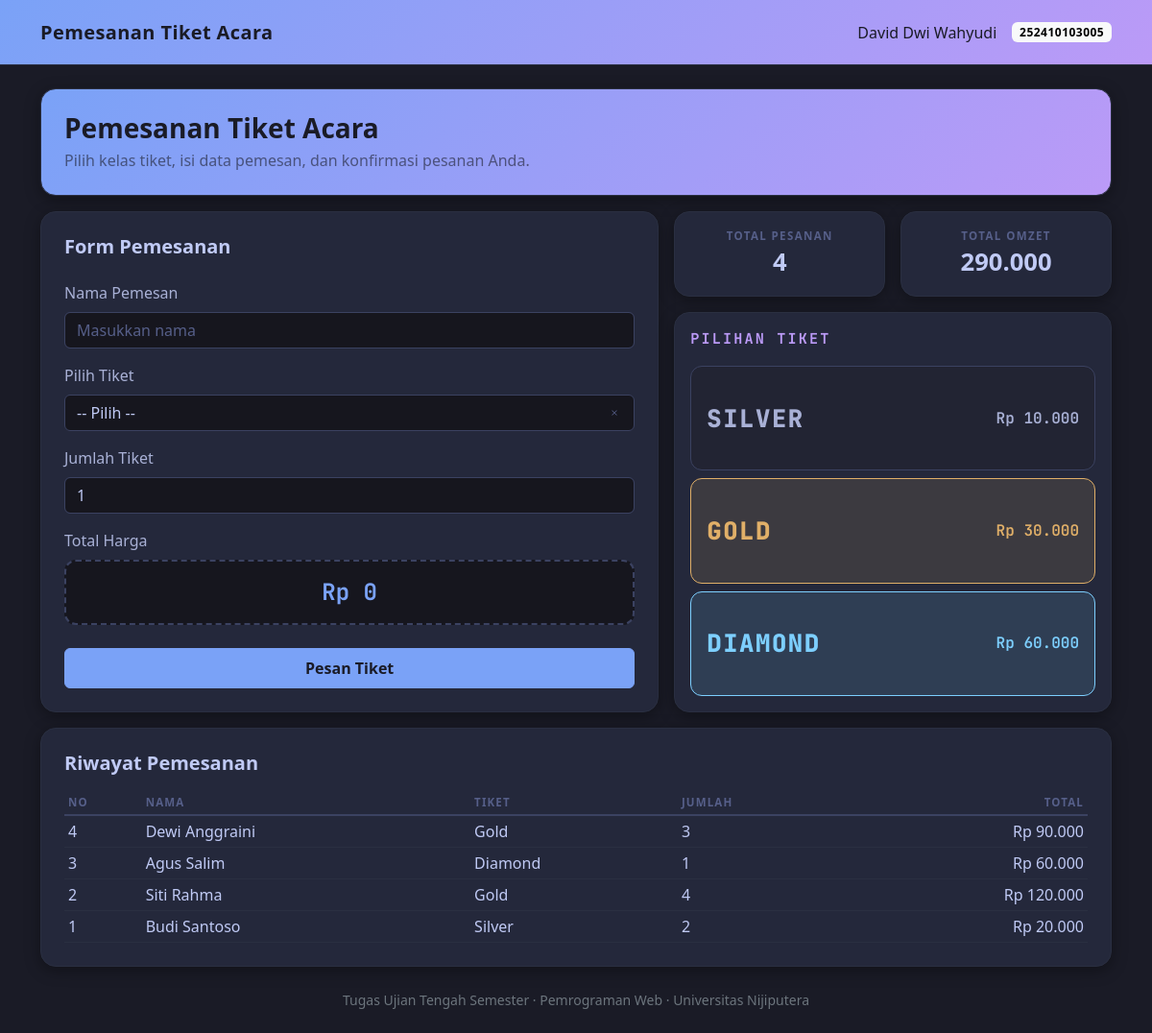
The page / on the database its author committed.
### tables this page shows
CREATE TABLE tb_pemesanan (
    id           INTEGER PRIMARY KEY AUTOINCREMENT,
    nama_pemesan VARCHAR(100) NOT NULL,
    kelas_tiket  VARCHAR(10)  NOT NULL,
    jumlah_tiket INTEGER       NOT NULL,
    harga_satuan INTEGER       NOT NULL,
    total_harga  INTEGER       NOT NULL,
    created_at   TEXT          DEFAULT CURRENT_TIMESTAMP
);

### index.php (the view, shortened to what this page needs)
<?php
require 'config.php';
$harga = [
    'silver'  => 10000,
    'gold'    => 30000,
    'diamond' => 60000
];
$data = $koneksi->query("SELECT * FROM tb_pemesanan ORDER BY id DESC")->fetchAll();
$hasil = $koneksi
    ->query("SELECT COUNT(*) AS jml, SUM(total_harga) AS omzet FROM tb_pemesanan")
    ->fetch();
?>
<!DOCTYPE html>
<html lang="id">
<head>
    <link href="bootstrap.min.css" rel="stylesheet">
    <link href="style.css" rel="stylesheet">
</head>
<body>
<header>
    <nav class="navbar navbar-expand navbar-dark bento-navbar">
        <div class="container">
            <span class="navbar-brand fw-bold">Pemesanan Tiket Acara</span>
            <div class="d-flex align-items-center gap-3">
                <span class="navbar-text">David Dwi Wahyudi</span>
                <span class="badge text-bg-light">252410103005</span>
            </div>
        </div>
    </nav>
</header>
<main class="container py-4">
    <div class="card bento bento-header mb-3">
        <div class="card-body p-4">
            <h3 class="fw-bold mb-1">Pemesanan Tiket Acara</h3>
            <p class="mb-0 opacity-75">Pilih kelas tiket, isi data pemesan, dan konfirmasi pesanan Anda.</p>
        </div>
    </div>
    <div class="row g-3">
        <div class="col-lg-7">
            <div class="card bento h-100">
                <div class="card-body p-4">
                    <h5 class="fw-bold mb-4">Form Pemesanan</h5>
                    <form id="formTiket" method="post" action="index.php">
                        <div class="mb-3">
                            <label for="nama" class="form-label">Nama Pemesan</label>
                            <input type="text" class="form-control" id="nama" name="nama"
                                   value="<?= htmlspecialchars($_POST['nama'] ?? '') ?>"
                                   placeholder="Masukkan nama">
                        </div>
                        <div class="mb-3">
                            <label for="tiket" class="form-label">Pilih Tiket</label>
                            <select class="form-select" id="tiket" name="tiket">
                                <option value="">-- Pilih --</option>
                            </select>
                        </div>
                        <div class="mb-3">
                            <label for="jumlah" class="form-label">Jumlah Tiket</label>
                            <input type="number" class="form-control" id="jumlah" name="jumlah"
                                   value="<?= htmlspecialchars($_POST['jumlah'] ?? '1') ?>" min="1" max="10">
                        </div>
                        <div class="mb-4">
                            <label class="form-label">Total Harga</label>
                            <div class="total" id="total">Rp 0</div>
                        </div>
                        <button type="submit" class="btn btn-primary w-100 py-2">Pesan Tiket</button>
                    </form>
                </div>
            </div>
        </div>
        <div class="col-lg-5 d-flex flex-column">
            <div class="row g-3 mb-3">
                <div class="col-6">
                    <div class="card bento h-100">
                        <div class="card-body p-3 text-center">
                            <div class="stat-label">Total Pesanan</div>
                            <div class="stat-value"><?= $hasil['jml'] ?></div>
                        </div>
                    </div>
                </div>
                <div class="col-6">
                    <div class="card bento h-100">
                        <div class="card-body p-3 text-center">
                            <div class="stat-label">Total Omzet</div>
                            <div class="stat-value"><?= number_format($hasil['omzet'] ?? 0, 0, ',', '.') ?></div>
                        </div>
                    </div>
                </div>
            </div>
            <div class="card bento flex-grow-1">
                <div class="card-body p-3 d-flex flex-column">
                    <div class="judul-bagian mb-3">Pilihan Tiket</div>
                    <div class="d-flex flex-column gap-2 flex-grow-1">
                        <?php foreach ($harga as $kelas => $hargaSatuan) { ?>
                            <div class="ticket-box ticket-<?= $kelas ?> d-flex align-items-center justify-content-between flex-grow-1">
                                <span class="ticket-nama"><?= ucfirst($kelas) ?></span>
                                <span class="ticket-harga">Rp <?= number_format($hargaSatuan, 0, ',', '.') ?></span>
                            </div>
                        <?php } ?>
                    </div>
                </div>
            </div>
        </div>
        <div class="col-12">
            <div class="card bento">
                <div class="card-body p-4">
                    <h5 class="fw-bold mb-3">Riwayat Pemesanan</h5>
                    <table class="table table-sm mb-0 align-middle">
                        <thead>
                            <tr>
                                <th>No</th>
                                <th>Nama</th>
                                <th>Tiket</th>
                                <th>Jumlah</th>
                                <th class="text-end">Total</th>
                            </tr>
                        </thead>
                        <tbody>
                            <?php if (count($data) > 0) { ?>
                                <?php foreach ($data as $row) { ?>
                                    <tr>
                                        <td><?= $row['id'] ?></td>
                                        <td><?= htmlspecialchars($row['nama_pemesan']) ?></td>
                                        <td><?= ucfirst($row['kelas_tiket']) ?></td>
                                        <td><?= $row['jumlah_tiket'] ?></td>
                                        <td class="text-end">Rp <?= number_format($row['total_harga'], 0, ',', '.') ?></td>
                                    </tr>
                                <?php } ?>
                            <?php } else { ?>
                                <tr>
                                    <td colspan="5" class="text-center text-muted py-3">Belum ada data</td>
                                </tr>
                            <?php } ?>
                        </tbody>
                    </table>
                </div>
            </div>
        </div>
    </div>
</main>
<footer class="container pb-4">
    <p class="text-center text-secondary small mb-0">
        Tugas Ujian Tengah Semester &middot; Pemrograman Web &middot; Universitas Nijiputera
    </p>
</footer>
</body>
</html>

### style.css (style rules this page uses)
:root { --tn-bg: #1a1b26; --tn-bg-dark: #16161e; --tn-panel: #24283b; --tn-panel-2: #292e42; --tn-border: #2a2f41; --tn-border-2: #3b4261; --tn-fg: #c0caf5; --tn-fg-soft: #a9b1d6; --tn-muted: #565f89; --tn-blue: #7aa2f7; --tn-cyan: #7dcfff; --tn-purple: #bb9af7; --tn-green: #9ece6a; --tn-yellow: #e0af68; --tn-red: #f7768e; --tn-grad: linear-gradient(135deg, #7aa2f7, #bb9af7); }
body { background-color: var(--tn-bg); color: var(--tn-fg); --bs-body-color: var(--tn-fg); --bs-body-bg: var(--tn-bg); --bs-body-color-rgb: 192, 202, 245; --bs-card-color: var(--tn-fg); --bs-card-bg: var(--tn-panel); --bs-border-color: var(--tn-border); --bs-emphasis-color: #ffffff; --bs-secondary-color: var(--tn-muted); }
.bento { background-color: var(--tn-panel); border: 1px solid var(--tn-border); border-radius: 16px; box-shadow: 0 4px 16px rgba(0, 0, 0, 0.35); color: var(--tn-fg); }
.bento h5 { color: var(--tn-fg); }
.bento-header h3 { color: #1a1b26; }
.bento-navbar, .bento-header { background: var(--tn-grad); color: #1a1b26; }
.bento-navbar { border: 0; border-bottom: 1px solid var(--tn-border); padding-top: 0.85rem; padding-bottom: 0.85rem; }
.bento-navbar .navbar-brand { color: #1a1b26; letter-spacing: 0.02em; }
.bento-navbar .navbar-text { color: #1a1b26; }
.bento-navbar .badge { background-color: #1a1b26; color: var(--tn-fg); font-weight: 700; letter-spacing: 0.04em; }
.bento-header .opacity-75 { color: rgba(26, 27, 38, 0.78); }
.stat-label { font-size: 0.72rem; font-weight: 700; letter-spacing: 0.12em; text-transform: uppercase; color: var(--tn-muted); }
.stat-value { font-size: 1.6rem; font-weight: 700; color: var(--tn-fg); word-break: break-word; }
.ticket-box { border-radius: 12px; padding: 14px 16px; border: 1px solid var(--tn-border-2); background-color: var(--tn-bg-dark); }
.ticket-nama { font-family: 'JetBrains Mono', ui-monospace, 'Cascadia Code', monospace; font-size: 1.6rem; font-weight: 800; letter-spacing: 0.06em; text-transform: uppercase; line-height: 1.1; }
.ticket-harga { font-family: 'JetBrains Mono', ui-monospace, 'Cascadia Code', monospace; font-size: 1rem; font-weight: 600; white-space: nowrap; }
.ticket-silver { border-color: #3b4261; background-color: #222433; }
.ticket-silver .ticket-nama { color: #a9b1d6; }
.ticket-silver .ticket-harga { color: #a9b1d6; }
.ticket-gold { border-color: var(--tn-yellow); background-color: rgba(224, 175, 104, 0.13); }
.ticket-gold .ticket-nama { color: var(--tn-yellow); }
.ticket-gold .ticket-harga { color: var(--tn-yellow); }
.ticket-diamond { border-color: var(--tn-cyan); background-color: rgba(125, 207, 255, 0.13); }
.ticket-diamond .ticket-nama { color: var(--tn-cyan); }
.ticket-diamond .ticket-harga { color: var(--tn-cyan); }
.judul-bagian { font-family: 'JetBrains Mono', ui-monospace, monospace; font-size: 0.95rem; font-weight: 700; letter-spacing: 0.14em; text-transform: uppercase; color: var(--tn-purple); }
.total { background: var(--tn-bg-dark); border: 2px dashed var(--tn-border-2); border-radius: 12px; padding: 14px; font-family: 'JetBrains Mono', ui-monospace, monospace; font-size: 1.5rem; font-weight: 700; text-align: center; color: var(--tn-blue); }
.form-control, .form-select { background-color: var(--tn-bg-dark); border-color: var(--tn-border-2); color: var(--tn-fg); }
.form-control::placeholder { color: var(--tn-muted); }
.form-label { color: var(--tn-fg-soft); font-weight: 500; }
.btn-primary { background-color: var(--tn-blue); border-color: var(--tn-blue); color: #1a1b26; font-weight: 600; }
.table { --bs-table-color: var(--tn-fg); --bs-table-bg: transparent; --bs-table-border-color: var(--tn-border); margin-bottom: 0; }
.table thead th { font-size: 0.72rem; font-weight: 700; text-transform: uppercase; letter-spacing: 0.1em; color: var(--tn-muted); border-bottom-width: 2px; border-bottom-color: var(--tn-border-2); }
.table td { border-color: var(--tn-border); }
footer p { color: var(--tn-muted) !important; }

### rows shown on the page
tb_pemesanan: id "4", nama_pemesan "Dewi Anggraini", kelas_tiket "Gold", jumlah_tiket "3", total_harga "90.000"
tb_pemesanan: id "3", nama_pemesan "Agus Salim", kelas_tiket "Diamond", jumlah_tiket "1", total_harga "60.000"
tb_pemesanan: id "2", nama_pemesan "Siti Rahma", kelas_tiket "Gold", jumlah_tiket "4", total_harga "120.000"
tb_pemesanan: id "1", nama_pemesan "Budi Santoso", kelas_tiket "Silver", jumlah_tiket "2", total_harga "20.000"

### other values the page prints
$hasil['jml'] "4"
$hasil['omzet'] "290.000"
$kelas "SILVER"
$hargaSatuan "10.000"
$kelas "GOLD"
$hargaSatuan "30.000"
$kelas "DIAMOND"
$hargaSatuan "60.000"
